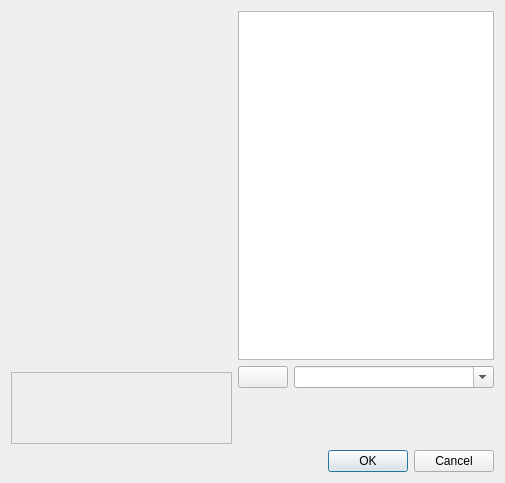
<?xml version="1.0" encoding="UTF-8"?>
<ui version="4.0">
 <class>WdgBasicInternalColorSelector</class>
 <widget class="QDialog" name="WdgBasicInternalColorSelector">
  <property name="geometry">
   <rect>
    <x>0</x>
    <y>0</y>
    <width>505</width>
    <height>483</height>
   </rect>
  </property>
  <property name="windowTitle">
   <string>Dialog</string>
  </property>
  <layout class="QVBoxLayout" name="verticalLayout">
   <item>
    <layout class="QHBoxLayout" name="horizontal">
     <item>
      <layout class="QVBoxLayout" name="leftPane">
       <item>
        <widget class="KisVisualColorSelector" name="visualSelector" native="true">
         <property name="sizePolicy">
          <sizepolicy hsizetype="MinimumExpanding" vsizetype="MinimumExpanding">
           <horstretch>0</horstretch>
           <verstretch>0</verstretch>
          </sizepolicy>
         </property>
         <property name="minimumSize">
          <size>
           <width>90</width>
           <height>90</height>
          </size>
         </property>
        </widget>
       </item>
       <item>
        <widget class="KisSpinboxColorSelector" name="spinboxselector" native="true">
         <property name="sizePolicy">
          <sizepolicy hsizetype="MinimumExpanding" vsizetype="Preferred">
           <horstretch>0</horstretch>
           <verstretch>0</verstretch>
          </sizepolicy>
         </property>
         <property name="minimumSize">
          <size>
           <width>0</width>
           <height>50</height>
          </size>
         </property>
        </widget>
       </item>
       <item>
        <widget class="QFrame" name="frame">
         <property name="frameShape">
          <enum>QFrame::StyledPanel</enum>
         </property>
         <property name="frameShadow">
          <enum>QFrame::Sunken</enum>
         </property>
         <property name="lineWidth">
          <number>2</number>
         </property>
         <property name="midLineWidth">
          <number>2</number>
         </property>
         <layout class="QHBoxLayout" name="nextprevlayout">
          <property name="spacing">
           <number>0</number>
          </property>
          <property name="leftMargin">
           <number>0</number>
          </property>
          <property name="topMargin">
           <number>0</number>
          </property>
          <property name="rightMargin">
           <number>0</number>
          </property>
          <property name="bottomMargin">
           <number>0</number>
          </property>
          <item>
           <widget class="KoColorPatch" name="currentColor" native="true">
            <property name="sizePolicy">
             <sizepolicy hsizetype="MinimumExpanding" vsizetype="Preferred">
              <horstretch>0</horstretch>
              <verstretch>0</verstretch>
             </sizepolicy>
            </property>
            <property name="minimumSize">
             <size>
              <width>50</width>
              <height>70</height>
             </size>
            </property>
           </widget>
          </item>
          <item>
           <widget class="KoColorPatch" name="previousColor" native="true">
            <property name="sizePolicy">
             <sizepolicy hsizetype="MinimumExpanding" vsizetype="Preferred">
              <horstretch>0</horstretch>
              <verstretch>0</verstretch>
             </sizepolicy>
            </property>
            <property name="minimumSize">
             <size>
              <width>25</width>
              <height>25</height>
             </size>
            </property>
           </widget>
          </item>
         </layout>
        </widget>
       </item>
      </layout>
     </item>
     <item>
      <layout class="QVBoxLayout" name="rightPane">
       <item>
        <widget class="KisPaletteView" name="paletteBox">
         <property name="sizePolicy">
          <sizepolicy hsizetype="Maximum" vsizetype="Expanding">
           <horstretch>0</horstretch>
           <verstretch>0</verstretch>
          </sizepolicy>
         </property>
         <property name="minimumSize">
          <size>
           <width>90</width>
           <height>0</height>
          </size>
         </property>
        </widget>
       </item>
       <item>
        <layout class="QHBoxLayout" name="horizontalLayout_2">
         <property name="topMargin">
          <number>0</number>
         </property>
         <item>
          <widget class="KisPopupButton" name="paletteList">
           <property name="sizePolicy">
            <sizepolicy hsizetype="Maximum" vsizetype="Fixed">
             <horstretch>0</horstretch>
             <verstretch>0</verstretch>
            </sizepolicy>
           </property>
           <property name="minimumSize">
            <size>
             <width>50</width>
             <height>0</height>
            </size>
           </property>
           <property name="text">
            <string/>
           </property>
          </widget>
         </item>
         <item>
          <widget class="SqueezedComboBox" name="cmbNameList">
           <property name="sizePolicy">
            <sizepolicy hsizetype="Minimum" vsizetype="Fixed">
             <horstretch>0</horstretch>
             <verstretch>0</verstretch>
            </sizepolicy>
           </property>
           <property name="editable">
            <bool>true</bool>
           </property>
          </widget>
         </item>
        </layout>
       </item>
       <item>
        <widget class="QWidget" name="screenColorPickerWidget" native="true">
         <property name="sizePolicy">
          <sizepolicy hsizetype="Preferred" vsizetype="Preferred">
           <horstretch>0</horstretch>
           <verstretch>0</verstretch>
          </sizepolicy>
         </property>
         <property name="minimumSize">
          <size>
           <width>50</width>
           <height>50</height>
          </size>
         </property>
        </widget>
       </item>
      </layout>
     </item>
    </layout>
   </item>
   <item>
    <widget class="QDialogButtonBox" name="buttonBox">
     <property name="orientation">
      <enum>Qt::Horizontal</enum>
     </property>
     <property name="standardButtons">
      <set>QDialogButtonBox::Cancel|QDialogButtonBox::Ok</set>
     </property>
    </widget>
   </item>
  </layout>
 </widget>
 <customwidgets>
  <customwidget>
   <class>KisPopupButton</class>
   <extends>QPushButton</extends>
   <header>kis_popup_button.h</header>
  </customwidget>
  <customwidget>
   <class>KisPaletteView</class>
   <extends>QTableView</extends>
   <header location="global">kis_palette_view.h</header>
  </customwidget>
  <customwidget>
   <class>SqueezedComboBox</class>
   <extends>QComboBox</extends>
   <header location="global">squeezedcombobox.h</header>
  </customwidget>
  <customwidget>
   <class>KisSpinboxColorSelector</class>
   <extends>QWidget</extends>
   <header>kis_spinbox_color_selector.h</header>
   <container>1</container>
  </customwidget>
  <customwidget>
   <class>KisVisualColorSelector</class>
   <extends>QWidget</extends>
   <header>KisVisualColorSelector.h</header>
   <container>1</container>
  </customwidget>
  <customwidget>
   <class>KoColorPatch</class>
   <extends>QWidget</extends>
   <header>KoColorPatch.h</header>
   <container>1</container>
  </customwidget>
 </customwidgets>
 <resources/>
 <connections>
  <connection>
   <sender>buttonBox</sender>
   <signal>accepted()</signal>
   <receiver>WdgBasicInternalColorSelector</receiver>
   <slot>accept()</slot>
   <hints>
    <hint type="sourcelabel">
     <x>248</x>
     <y>254</y>
    </hint>
    <hint type="destinationlabel">
     <x>157</x>
     <y>274</y>
    </hint>
   </hints>
  </connection>
  <connection>
   <sender>buttonBox</sender>
   <signal>rejected()</signal>
   <receiver>WdgBasicInternalColorSelector</receiver>
   <slot>reject()</slot>
   <hints>
    <hint type="sourcelabel">
     <x>316</x>
     <y>260</y>
    </hint>
    <hint type="destinationlabel">
     <x>286</x>
     <y>274</y>
    </hint>
   </hints>
  </connection>
 </connections>
</ui>
